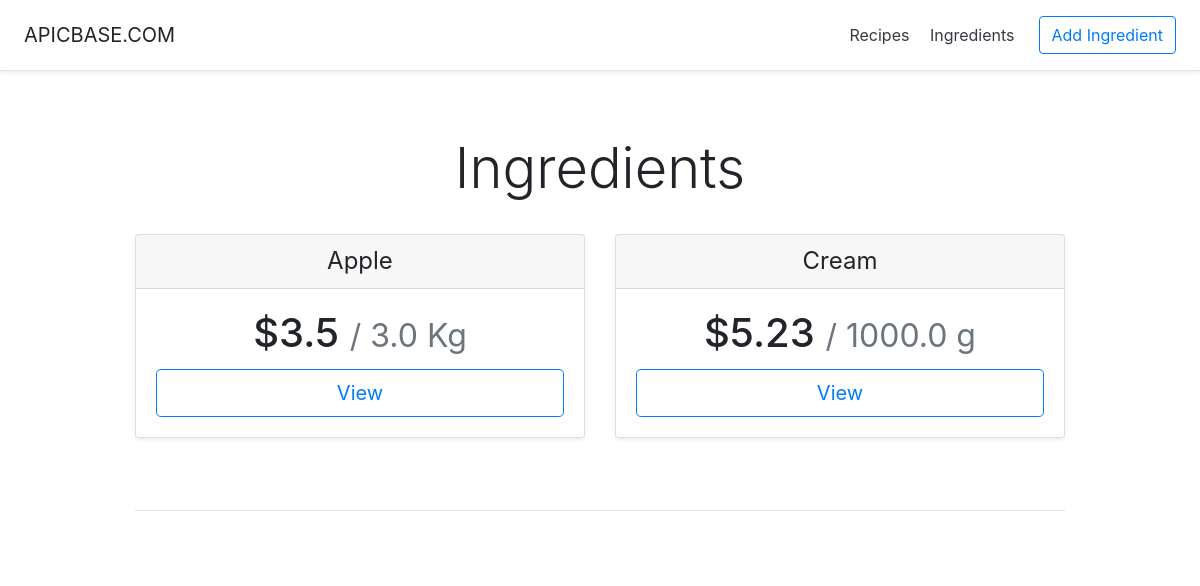
Page /recipeManager/ingredients/ on the earlier database version.
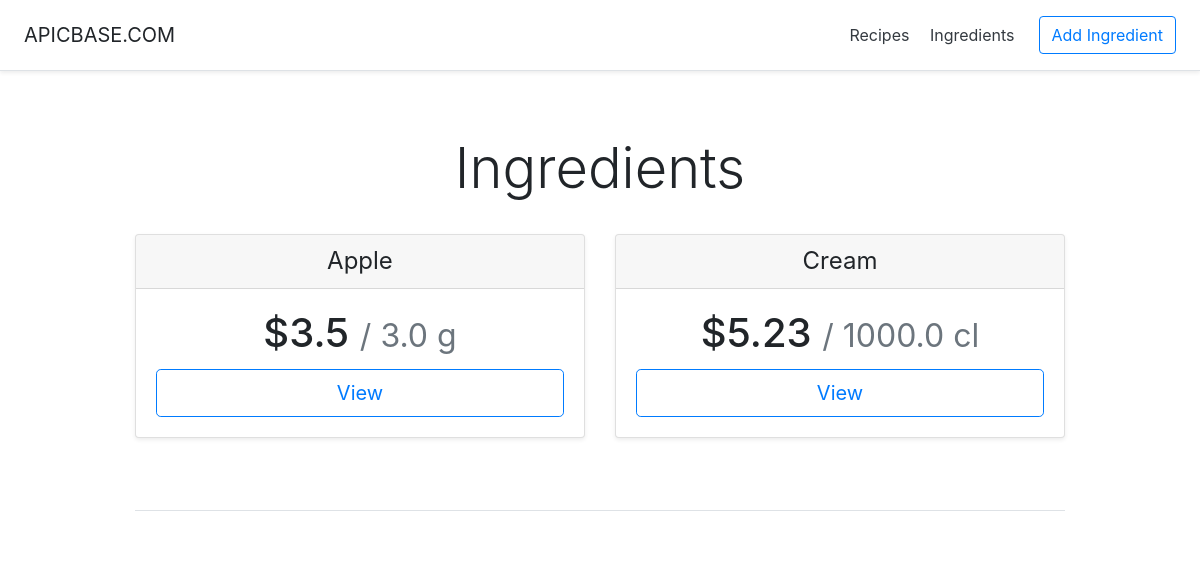
Same page on the later database version.
### recipeManager/models.py (models this page shows, shortened)
class Ingredient(models.Model):
    id = models.AutoField(primary_key=True)
    name = models.CharField(max_length=200)
    cost = models.FloatField()
    amount = models.FloatField()
    GRAMS='g'
    KILOGRAMS='Kg'
    CENTILITER='cl'
    LITER='l'
    UNIT_CHOICES = (
        (GRAMS, 'Grams'),
        (KILOGRAMS, 'Kilograms'),
        (CENTILITER, 'Centiliter'),
        (LITER, 'Liter')
    )
    unit = models.CharField(
        max_length=2,
        choices=UNIT_CHOICES,
        default=GRAMS,
    )

### recipeManager/views.py (the view)
# urls.py: path('ingredients/', views.IngredientsView.as_view(), name='ingredients'),
class IngredientsView(generic.ListView):
    template_name = 'recipeManager/ingredients.html'
    context_object_name = 'ingredients_list'
    def get_queryset(self):
        return Ingredient.objects.all()

### recipeManager/templates/recipeManager/ingredients.html (shortened to what this page needs)
<!DOCTYPE html>
<html lang="en"><head><meta http-equiv="Content-Type" content="text/html; charset=UTF-8">
    {% load static %}
    <link href="{%static 'recipeManager/bootstrap.min.css'%}" rel="stylesheet">
    {% load static %}
    <link href="{% static 'recipeManager/pricing.css' %}" rel="stylesheet">
  </head>
  <body>
    <div class="d-flex flex-column flex-md-row align-items-center p-3 px-md-4 mb-3 bg-white border-bottom shadow-sm">
  <h5 class="my-0 mr-md-auto font-weight-normal">APICBASE.COM</h5>
  <nav class="my-2 my-md-0 mr-md-3">
    <a class="p-2 text-dark" href="{% url 'recipeManager:index' %}">Recipes</a>
    <a class="p-2 text-dark" href="{% url 'recipeManager:ingredients' %}">Ingredients</a>
  </nav>
  <a class="btn btn-outline-primary" href="https://getbootstrap.com/docs/4.3/examples/pricing/#">Add Ingredient</a>
</div>
<div class="pricing-header px-3 py-3 pt-md-5 pb-md-4 mx-auto text-center">
  <h1 class="display-4">Ingredients</h1>
</div>
<div class="container">
  <div class="card-deck mb-3 text-center">
    {% if ingredients_list %}
      {% for ingredient in ingredients_list %}
        <div class="card mb-4 shadow-sm">
          <div class="card-header">
            <h4 class="my-0 font-weight-normal">{{ ingredient.name }}</h4>
          </div>
          <div class="card-body">
            <h1 class="card-title pricing-card-title">${{ ingredient.cost }} <small class="text-muted">/ {{ ingredient.amount }} {{ ingredient.unit }}</small></h1>
            <a href="{% url 'recipeManager:ingredientDetail' ingredient.id %}"><button type="button" class="btn btn-lg btn-block btn-outline-primary">View</button></a>
          </div>
        </div>
      {% endfor %}
    {% else %}
      <p><strong>No ingredients available.</strong></p>
    {% endif %}
  </div>
  <footer class="pt-4 my-md-5 pt-md-5 border-top">
  </footer>
</div>
</body></html>

Differences in the rows shown:
changed Ingredient "Apple": unit "Kg" → "g"
changed Ingredient "Cream": unit "g" → "cl"
